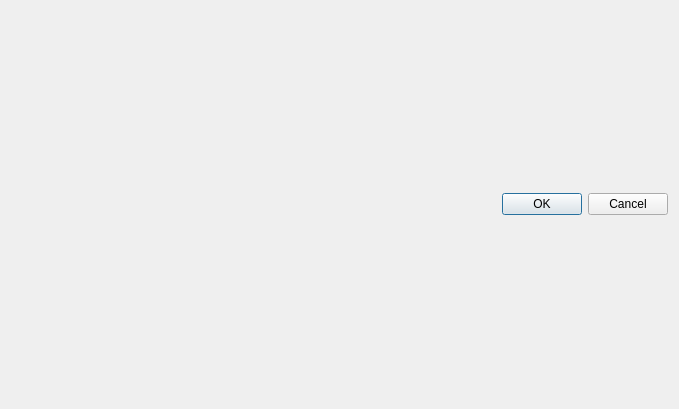
<?xml version="1.0" encoding="UTF-8"?>
<ui version="4.0">
 <class>ToolManager</class>
 <widget class="QDialog" name="ToolManager">
  <property name="geometry">
   <rect>
    <x>0</x>
    <y>0</y>
    <width>679</width>
    <height>409</height>
   </rect>
  </property>
  <property name="windowTitle">
   <string>Dialog</string>
  </property>
  <layout class="QVBoxLayout" name="verticalLayout">
   <item>
    <layout class="QVBoxLayout" name="verticalLayout_2">
     <item>
      <layout class="QVBoxLayout" name="toolLayout"/>
     </item>
     <item>
      <layout class="QHBoxLayout" name="horizontalLayout">
       <item>
        <spacer name="horizontalSpacer">
         <property name="orientation">
          <enum>Qt::Horizontal</enum>
         </property>
         <property name="sizeHint" stdset="0">
          <size>
           <width>40</width>
           <height>20</height>
          </size>
         </property>
        </spacer>
       </item>
       <item>
        <widget class="QPushButton" name="btnOk">
         <property name="text">
          <string>OK</string>
         </property>
        </widget>
       </item>
       <item>
        <widget class="QPushButton" name="btnCancel">
         <property name="text">
          <string>Cancel</string>
         </property>
        </widget>
       </item>
      </layout>
     </item>
    </layout>
   </item>
  </layout>
 </widget>
 <resources/>
 <connections/>
</ui>
